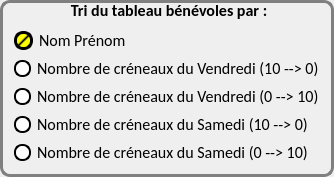
           <widget class="QGroupBox" name="triBenevoles">
            <property name="font">
             <font>
              <family>Calibri</family>
              <pointsize>12</pointsize>
              <weight>75</weight>
              <bold>true</bold>
             </font>
            </property>
            <property name="statusTip">
             <string>Option de tri du tableau Bénévoles</string>
            </property>
            <property name="styleSheet">
             <string notr="true">QGroupBox{
	 border: 3px solid gray;
     border-radius: 10px;
     padding: 0px;
}
QGroupBox::hover{
	 border: 3px solid darkgreen;
     border-radius: 10px;
     padding: 0px;
}

QGroupBox::title{
	background-color: transparent;
	subcontrol-position: top-center;
	subcontrol-origin : margin;
}

</string>
            </property>
            <property name="title">
             <string>Tri du tableau bénévoles par :</string>
            </property>
            <layout class="QGridLayout" name="gridLayout_23">
             <item row="4" column="0">
              <widget class="QRadioButton" name="radioTriSMax">
               <property name="font">
                <font>
                 <family>Calibri</family>
                 <pointsize>12</pointsize>
                 <weight>50</weight>
                 <bold>false</bold>
                </font>
               </property>
               <property name="styleSheet">
                <string notr="true">QRadioButton::indicator {
    width: 13px;
    height: 13px;
}

QRadioButton::indicator::checked{
	background-color : qlineargradient(spread:reflect, x1:0.1, y1:0.1, x2:0.5, y2:0.5, stop:0.801136 rgba(255, 255, 0, 255), stop:1 rgba(0, 0, 0, 255));
	border-radius : 9px;
	border : 3px solid black;	
}

QRadioButton::indicator::unchecked{
	background-color : white;
	border-radius : 8px;
	border : 2px solid black;	
}

QRadioButton::indicator::unchecked::hover{
	background-color :yellow;
	border-radius : 8px;
	border : 2px solid black;	
}

QRadioButton::indicator:unchecked:pressed{
	background-color : yellow;
	border-radius : 9px;
	border : 3px solid black;	
}
</string>
               </property>
               <property name="text">
                <string>Nombre de créneaux du Samedi (10 --&gt; 0)</string>
               </property>
              </widget>
             </item>
             <item row="1" column="0">
              <widget class="QRadioButton" name="radioTriNom">
               <property name="font">
                <font>
                 <family>Calibri</family>
                 <pointsize>12</pointsize>
                 <weight>50</weight>
                 <bold>false</bold>
                </font>
               </property>
               <property name="styleSheet">
                <string notr="true">QRadioButton::indicator {
    width: 13px;
    height: 13px;
}

QRadioButton::indicator::checked{
	background-color : qlineargradient(spread:reflect, x1:0.1, y1:0.1, x2:0.5, y2:0.5, stop:0.801136 rgba(255, 255, 0, 255), stop:1 rgba(0, 0, 0, 255));
	border-radius : 9px;
	border : 3px solid black;	
}

QRadioButton::indicator::unchecked{
	background-color : white;
	border-radius : 8px;
	border : 2px solid black;	
}

QRadioButton::indicator::unchecked::hover{
	background-color :yellow;
	border-radius : 8px;
	border : 2px solid black;	
}

QRadioButton::indicator:unchecked:pressed{
	background-color : yellow;
	border-radius : 9px;
	border : 3px solid black;	
}
</string>
               </property>
               <property name="text">
                <string>Nom Prénom</string>
               </property>
               <property name="checked">
                <bool>true</bool>
               </property>
              </widget>
             </item>
             <item row="5" column="0">
              <widget class="QRadioButton" name="radioTriSMin">
               <property name="font">
                <font>
                 <family>Calibri</family>
                 <pointsize>12</pointsize>
                 <weight>50</weight>
                 <bold>false</bold>
                </font>
               </property>
               <property name="styleSheet">
                <string notr="true">QRadioButton::indicator {
    width: 13px;
    height: 13px;
}

QRadioButton::indicator::checked{
	background-color : qlineargradient(spread:reflect, x1:0.1, y1:0.1, x2:0.5, y2:0.5, stop:0.801136 rgba(255, 255, 0, 255), stop:1 rgba(0, 0, 0, 255));
	border-radius : 9px;
	border : 3px solid black;	
}

QRadioButton::indicator::unchecked{
	background-color : white;
	border-radius : 8px;
	border : 2px solid black;	
}

QRadioButton::indicator::unchecked::hover{
	background-color :yellow;
	border-radius : 8px;
	border : 2px solid black;	
}

QRadioButton::indicator:unchecked:pressed{
	background-color : yellow;
	border-radius : 9px;
	border : 3px solid black;	
}
</string>
               </property>
               <property name="text">
                <string>Nombre de créneaux du Samedi (0 --&gt; 10)</string>
               </property>
              </widget>
             </item>
             <item row="3" column="0">
              <widget class="QRadioButton" name="radioTriVMin">
               <property name="font">
                <font>
                 <family>Calibri</family>
                 <pointsize>12</pointsize>
                 <weight>50</weight>
                 <bold>false</bold>
                </font>
               </property>
               <property name="styleSheet">
                <string notr="true">QRadioButton::indicator {
    width: 13px;
    height: 13px;
}

QRadioButton::indicator::checked{
	background-color : qlineargradient(spread:reflect, x1:0.1, y1:0.1, x2:0.5, y2:0.5, stop:0.801136 rgba(255, 255, 0, 255), stop:1 rgba(0, 0, 0, 255));
	border-radius : 9px;
	border : 3px solid black;	
}

QRadioButton::indicator::unchecked{
	background-color : white;
	border-radius : 8px;
	border : 2px solid black;	
}

QRadioButton::indicator::unchecked::hover{
	background-color :yellow;
	border-radius : 8px;
	border : 2px solid black;	
}

QRadioButton::indicator:unchecked:pressed{
	background-color : yellow;
	border-radius : 9px;
	border : 3px solid black;	
}
</string>
               </property>
               <property name="text">
                <string>Nombre de créneaux du Vendredi (0 --&gt; 10)</string>
               </property>
              </widget>
             </item>
             <item row="2" column="0">
              <widget class="QRadioButton" name="radioTriVMax">
               <property name="font">
                <font>
                 <family>Calibri</family>
                 <pointsize>12</pointsize>
                 <weight>50</weight>
                 <bold>false</bold>
                </font>
               </property>
               <property name="styleSheet">
                <string notr="true">QRadioButton::indicator {
    width: 13px;
    height: 13px;
}

QRadioButton::indicator::checked{
	background-color : qlineargradient(spread:reflect, x1:0.1, y1:0.1, x2:0.5, y2:0.5, stop:0.801136 rgba(255, 255, 0, 255), stop:1 rgba(0, 0, 0, 255));
	border-radius : 9px;
	border : 3px solid black;	
}

QRadioButton::indicator::unchecked{
	background-color : white;
	border-radius : 8px;
	border : 2px solid black;	
}

QRadioButton::indicator::unchecked::hover{
	background-color :yellow;
	border-radius : 8px;
	border : 2px solid black;	
}

QRadioButton::indicator:unchecked:pressed{
	background-color : yellow;
	border-radius : 9px;
	border : 3px solid black;	
}
</string>
               </property>
               <property name="text">
                <string>Nombre de créneaux du Vendredi (10 --&gt; 0)</string>
               </property>
              </widget>
             </item>
             <item row="0" column="0">
              <spacer name="verticalSpacer_2">
               <property name="orientation">
                <enum>Qt::Vertical</enum>
               </property>
               <property name="sizeType">
                <enum>QSizePolicy::Minimum</enum>
               </property>
               <property name="sizeHint" stdset="0">
                <size>
                 <width>20</width>
                 <height>15</height>
                </size>
               </property>
              </spacer>
             </item>
            </layout>
           </widget>
